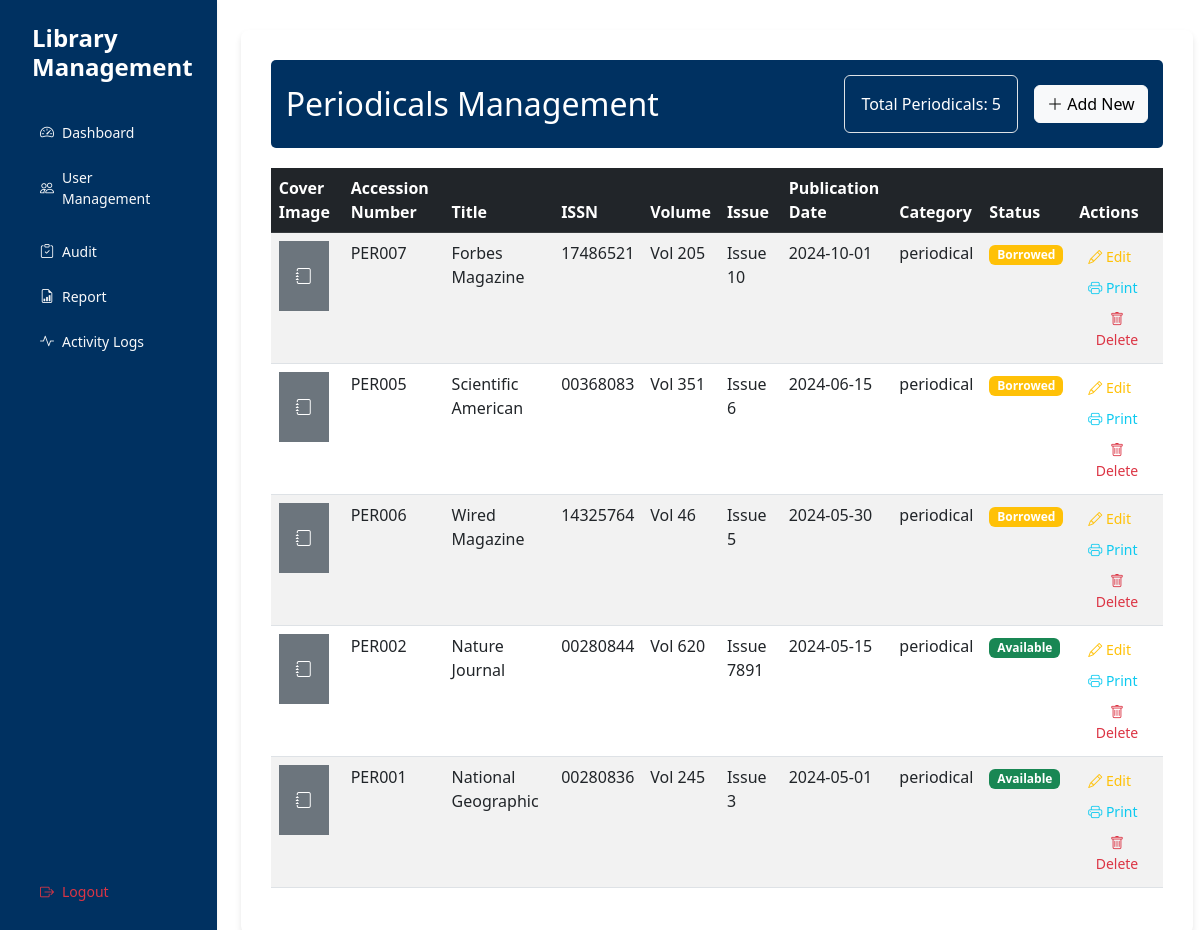
Page /interface/periodicals.php (signed in) on the committed database.
### tables this page shows
CREATE TABLE `periodicals` (
  `periodical_id` int(11) NOT NULL,
  `resource_id` int(11) NOT NULL,
  `issn` varchar(8) NOT NULL,
  `volume` varchar(20) DEFAULT NULL,
  `issue` varchar(20) DEFAULT NULL,
  `publication_date` date DEFAULT NULL
);

CREATE TABLE `library_resources` (
  `resource_id` int(11) NOT NULL,
  `title` varchar(255) NOT NULL,
  `accession_number` varchar(20) NOT NULL,
  `category` enum('book','periodical','media') NOT NULL,
  `status` enum('available','borrowed','maintenance') DEFAULT 'available',
  `created_at` timestamp NOT NULL DEFAULT current_timestamp(),
  `updated_at` timestamp NOT NULL DEFAULT current_timestamp() ON UPDATE current_timestamp(),
  `cover_image` varchar(255) DEFAULT NULL
);

### controller/PeriodicalController.php (called while the page is built, shortened)
<?php
require_once '../config/Database.php';
class PeriodicalController {
    private $conn;
    public function __construct() {
        $database = new Database();
        $this->conn = $database->getConnection();
    }
    public function getPeriodicals() {
        try {
            $query = "SELECT lr.resource_id, lr.title, lr.accession_number, lr.category, lr.status, lr.cover_image,
                             p.issn, p.volume, p.issue, p.publication_date
                      FROM library_resources lr
                      JOIN periodicals p ON lr.resource_id = p.resource_id
                      ORDER BY lr.created_at DESC";
            $stmt = $this->conn->prepare($query);
            $stmt->execute();
            return $stmt->fetchAll(PDO::FETCH_ASSOC);
        } catch (PDOException $e) {
            error_log("Get periodicals error: " . $e->getMessage());
            return [];
        }
    }
}

### config/Database.php (called while the page is built, shortened)
<?php
class Database {
    private $host = "localhost";
    private $port = "3306";
    private $db_name = "library";
    private $username = "root";
    private $password = "";
    public function getConnection() {
        $this->conn = null;
        try {
            $this->conn = new PDO(
                "mysql:host=" . $this->host . ";port=" . $this->port . ";dbname=" . $this->db_name,
                $this->username,
                $this->password
            );
            $this->conn->setAttribute(PDO::ATTR_ERRMODE, PDO::ERRMODE_EXCEPTION);
        } catch(PDOException $e) {
            echo "Connection Error: " . $e->getMessage();
        }
        return $this->conn;
    }
}

### interface/periodicals.php (the view, shortened to what this page needs)
<?php
require_once '../controller/PeriodicalController.php';
$periodicalController = new PeriodicalController();
$periodicals = $periodicalController->getPeriodicals();
?>
<!DOCTYPE html>
<html lang="en">
<head>
    <link href="https://cdnjs.cloudflare.com/ajax/libs/bootstrap/5.3.0/css/bootstrap.min.css" rel="stylesheet">
    <link href="https://cdnjs.cloudflare.com/ajax/libs/bootstrap-icons/1.7.2/font/bootstrap-icons.min.css" rel="stylesheet">
</head>
<body>
    <div class="d-flex">
        <?php include 'includes/sidebarModal.php'; ?>
        <main class="col-md-9 ms-sm-auto col-lg-10 px-md-4">
            <div class="borrowing-monitoring-container">
                <div class="page-header d-flex justify-content-between align-items-center">
                    <h2 class="mb-0">
                        <i></i>Periodicals Management
                    </h2>
                    <div class="d-flex align-items-center">
                        <div class="box p-3 border rounded me-3">
                            <span>Total Periodicals: <?php echo count($periodicals); ?></span>
                        </div>
                        <button class="btn btn-light" data-bs-toggle="modal" data-bs-target="#periodicalModal">
                            <i class="bi bi-plus-lg"></i> Add New
                        </button>
                    </div>
                </div>
                <div class="table-responsive">
                    <table class="table table-striped table-hover">
                        <thead class="table-dark">
                            <tr>
                                <th>Cover Image</th>
                                <th>Accession Number</th>
                                <th>Title</th>
                                <th>ISSN</th>
                                <th>Volume</th>
                                <th>Issue</th>
                                <th>Publication Date</th>
                                <th>Category</th>
                                <th>Status</th>
                                <th>Actions</th>
                            </tr>
                        </thead>
                        <tbody>
                            <?php foreach ($periodicals as $periodical): ?>
                            <tr>
                                <td>
                                    <?php if (!empty($periodical['cover_image'])): ?>
                                        <img src="../<?php echo htmlspecialchars($periodical['cover_image']); ?>"
                                             alt="Cover"
                                             style="width: 50px; height: 70px; object-fit: cover;"
                                             onerror="this.onerror=null; this.src='assets/images/default-cover.png';">
                                    <?php else: ?>
                                        <div class="bg-secondary text-white d-flex align-items-center justify-content-center"
                                             style="width: 50px; height: 70px;">
                                            <i class="bi bi-journal"></i>
                                        </div>
                                    <?php endif; ?>
                                </td>
                                <td><?php echo htmlspecialchars($periodical['accession_number']); ?></td>
                                <td><?php echo htmlspecialchars($periodical['title']); ?></td>
                                <td><?php echo htmlspecialchars($periodical['issn']); ?></td>
                                <td><?php echo htmlspecialchars($periodical['volume']); ?></td>
                                <td><?php echo htmlspecialchars($periodical['issue']); ?></td>
                                <td><?php echo htmlspecialchars($periodical['publication_date']); ?></td>
                                <td><?php echo htmlspecialchars($periodical['category']); ?></td>
                                <td>
                                    <span class="badge
                                    <?php
                                    echo $periodical['status'] === 'available' ? 'bg-success' : 'bg-warning';
                                    ?>">
                                        <?php echo ucfirst(htmlspecialchars($periodical['status'])); ?>
                                    </span>
                                </td>
                                <td>
                                    <button class="btn btn-sm text-warning edit-periodical"
                                            data-bs-toggle="modal"
                                            data-bs-target="#periodicalModal"
                                            data-periodical='<?php echo htmlspecialchars(json_encode($periodical)); ?>'>
                                        <i class="bi bi-pencil"></i> Edit
                                    </button>
                                    <button class="btn btn-sm text-info print-periodical"
                                            onclick="printPeriodical(<?php echo htmlspecialchars(json_encode($periodical)); ?>)">
                                        <i class="bi bi-printer"></i> Print
                                    </button>
                                    <form method="POST" class="d-inline" onsubmit="return confirm('Are you sure you want to delete this media resource?');">
                                        <button type="submit" class="btn btn-sm text-danger">
                                            <i class="bi bi-trash"></i> Delete
                                        </button>
                                    </form>
                                </td>
                            </tr>
                            <?php endforeach; ?>
                        </tbody>
                    </table>
                </div>
            </div>
        </main>
    </div>
</body>
</html>

### interface/periodicals.php (style rules this page uses)
.borrowing-monitoring-container { background-color: white; border-radius: 8px; box-shadow: 0 4px 6px rgba(0,0,0,0.1); padding: 30px; margin-top: 30px; }
.page-header { background-color: #003161; color: white; padding: 15px; border-radius: 5px; margin-bottom: 20px; }

### rows in the picture
periodicals: resource.accession_number "PER007", resource.title "Forbes Magazine", issn "17486521", volume "Vol 205", issue "Issue 10", publication_date "2024-10-01", resource.category "periodical", resource.status "Borrowed"
periodicals: resource.accession_number "PER005", resource.title "Scientific American", issn "00368083", volume "Vol 351", issue "Issue 6", publication_date "2024-06-15", resource.category "periodical", resource.status "Borrowed"
periodicals: resource.accession_number "PER006", resource.title "Wired Magazine", issn "14325764", volume "Vol 46", issue "Issue 5", publication_date "2024-05-30", resource.category "periodical", resource.status "Borrowed"
periodicals: resource.accession_number "PER002", resource.title "Nature Journal", issn "00280844", volume "Vol 620", issue "Issue 7891", publication_date "2024-05-15", resource.category "periodical", resource.status "Available"
periodicals: resource.accession_number "PER001", resource.title "National Geographic", issn "00280836", volume "Vol 245", issue "Issue 3", publication_date "2024-05-01", resource.category "periodical", resource.status "Available"

### other values in the picture
count($periodicals) "5"
